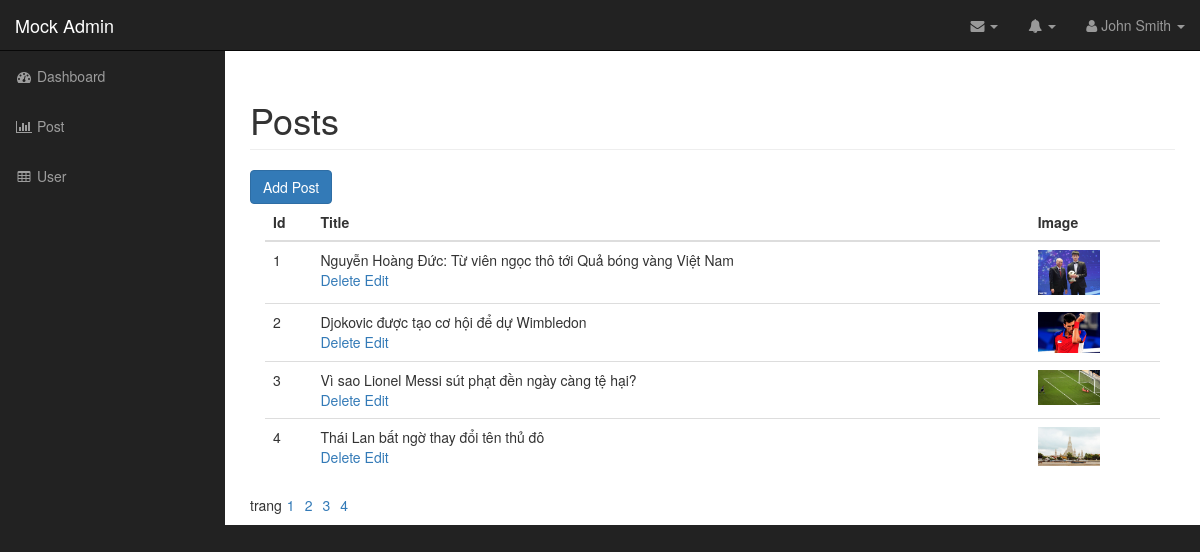
/posts.php (signed in), run on the app's committed database.
### tables this page shows
CREATE TABLE `posts` (
  `id` int(11) NOT NULL,
  `title` varchar(255) NOT NULL,
  `content` text NOT NULL,
  `image_url` varchar(255) NOT NULL,
  `category_id` int(11) NOT NULL,
  `public_time` datetime NOT NULL DEFAULT current_timestamp(),
  `created_at` datetime NOT NULL,
  `updated_at` datetime NOT NULL
);

### libraries/Database.php (called while the page is built, shortened)
<?php
class Database
{
    public function open_db_connection()
    {
        $this->connection = new \mysqli(self::DB_HOST, self::DB_USER, self::DB_PASSWORD, self::DB_NAME);
    }
}

### libraries/Model.php (called while the page is built, shortened)
<?php
class Model extends Database
{
    public $connect;
    public function __construct()
    {
        $db = new Database;
        $this->connect = $db->connection;
    }
    public function query($sql)
    {
        $result = $this->connect->query($sql);
        return $result;
    }
    public function the_query($sql)
    {
        $query = $this->query($sql);
        $the_object_array = [];
        while($row = $query->fetch_array()){
            $the_object_array[] = $this->instantation($row);
        }
        return $the_object_array;
    }
    public function instantation($the_record)
    {
        $the_object = new $calling_class;
        foreach($the_record as $the_attribute => $value){
            if($the_object->has_the_attribute($the_attribute)){
                $the_object->$the_attribute = $value;
            }
        }
        return $the_object;
    }
    public function has_the_attribute($the_attribute)
    {
        $object_properties = get_object_vars($this);
        return array_key_exists($the_attribute, $object_properties);
    }
}

### components/Post.php (called while the page is built, shortened)
<?php
require_once "libraries/Model.php";
class Post extends Model
{
    public $image_url;
    public $upload_directory = "images";
    public $image_empty = "http://placehold.it/200x200&text=image";
    public function image_path()
    {
        return empty($this->image_url) ? $this->image_empty : $this->upload_directory . DS . $this->image_url;
    }
    public function pagination()
    {
        $sp_tungtrang = 4;
        if (!isset($_GET['trang'])) {
            $trang = 1;
        } else {
            $trang = $_GET['trang'];
        }
        $tung_trang = ($trang - 1) * $sp_tungtrang;
        $sql = "SELECT * FROM posts ORDER BY id ASC LIMIT $tung_trang,$sp_tungtrang";
        $post_all = $this->the_query($sql);
        return $post_all;
    }
}

### posts.php (the view, shortened to what this page needs)
<?php require_once "layouts/header.php"; ?>
<?php
$result = new Post;
$posts = $result->pagination();
?>
<nav class="navbar navbar-inverse navbar-fixed-top" role="navigation">
    <?php include("layouts/top_nav.php") ?>
    <?php include("layouts/side_nav.php") ?>
</nav>
<div id="page-wrapper">
    <div class="container-fluid">
        <div class="row">
            <div class="col-lg-12">
                <h1 class="page-header">
                    Posts
                </h1>
                <a href="add_post.php" class="btn btn-primary">Add Post</a>
                <div class="col-md-12">
                    <table class="table table-hover">
                        <thead>
                            <tr>
                                <th id="">Id</th>
                                <th id="">Title</th>
                                <th id="">Image</th>
                            </tr>
                        </thead>
                        <tbody>
                            <?php foreach ($posts as $post) : ?>
                                <tr>
                                    <td id=""><?php echo $post->id; ?></td>
                                    <td id="titleDisplayPost"><?php echo $post->title; ?>
                                        <div class="action_links">
                                            <a href="delete_post.php?id=<?php echo $post->id; ?>">Delete</a>
                                            <a href="edit_post.php?id=<?php echo  $post->id; ?>">Edit</a>
                                        </div>
                                    </td>
                                    <td><img class="admin-user-thumbnail user_image" src="<?php echo $post->image_path(); ?>" alt=""></td>
                                </tr>
                            <?php endforeach; ?>
                        </tbody>
                    </table>
                </div>
                <div>
                    <?php
                        $sql = "SELECT * FROM posts";
                        $post_all = $result->query($sql);
                        $post_count = $post_all->num_rows;
                        $post_button = ceil($post_count/4);
                        echo 'trang';
                        for($i=1; $i<=$post_button; $i++){
                            echo '<a style="margin: 0 5px;" href="posts.php?trang='.$i.' ">'.$i.'</a>';
                        }
                    ?>
                </div>
            </div>
        </div>
    </div>
</div>
<?php include("layouts/footer.php"); ?>

### assets/css/styles.css (style rules this page uses)
.user_image { width: 62px; }

### assets/css/sb-admin.css (style rules this page uses)
body { margin-top: 100px; background-color: #222; }
@media (min-width:768px) { body { margin-top: 50px; } }
#page-wrapper { width: 100%; padding: 0; background-color: #fff; }
@media (min-width:768px) { #page-wrapper { padding: 10px; } }

### data on the page
posts: id "1", title "Nguyễn Hoàng Đức: Từ viên ngọc thô tới Quả bóng vàng Việt Nam", image_url (picture)
posts: id "2", title "Djokovic được tạo cơ hội để dự Wimbledon", image_url (picture)
posts: id "3", title "Vì sao Lionel Messi sút phạt đền ngày càng tệ hại?", image_url (picture)
posts: id "4", title "Thái Lan bất ngờ thay đổi tên thủ đô", image_url (picture)
